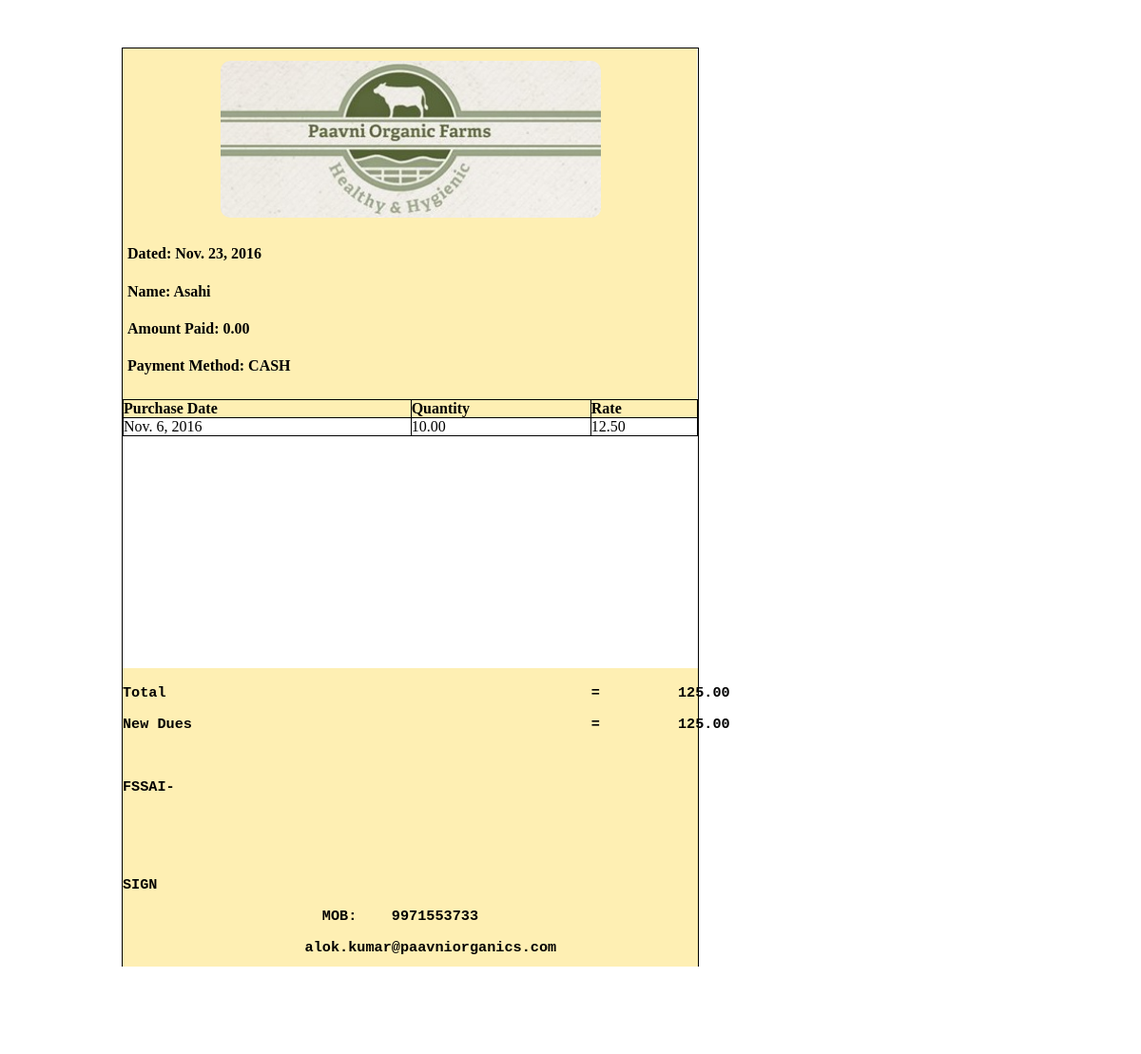
Screenshot of /invoicepage/invoice_detail/ with the database file from the repository.
### invoice/models.py (models this page shows, shortened)
class Invoice(models.Model):
    Customer_name = models.CharField(max_length = 50, null= False)
    Date = models.DateField(auto_now_add=True)
    Quantity = models.DecimalField(max_digits=7, decimal_places=2, default=0)
    Rate = models.DecimalField(max_digits=7, decimal_places=2, default=12.50)
    Dues = models.IntegerField(default=0)
    Amount_given = models.DecimalField(max_digits=7, decimal_places=2, default=0)
    Total_amt = models.DecimalField(max_digits=7, decimal_places=2, default=0)
    New_Dues = models.DecimalField(max_digits=7, decimal_places=2 ,default=0)
    Payment_Date = models.DateField(auto_now=False)
    Payment_methods = (
        ('CASH', 'Cash'),
        ('OTHERS', 'Others'),
    )
    Payment_details= models.CharField(max_length = 6,choices=Payment_methods, default='CASH')

### invoice/views.py (the view)
def invoice_detail(request):
    invoice_data = Invoice.objects.latest('id')
    return render(request,"invoice_details.html",{'invoice_data':invoice_data})

### templates/invoice_details.html (shortened to what this page needs)
{% load static %}
<head>
	<link type="text/css" href="{% static 'css/invoice.css' %}" rel="stylesheet">
</head>
<body>
<div class="container">
<div class="Name">
<div class="logo">
    <img src="{%static 'img/logo.jpg'%}" alt="logo">
</div>
<h4>Dated: {{invoice_data.Date}}</h4>
<h4>Name:  {{invoice_data.Customer_name}}</h4>
<h4>Amount Paid:   {{invoice_data.Amount_given}}</h4>
<h4>Payment Method:   {{invoice_data.Payment_details}}</h4>
</div>
<div class="panel">
<table>
  <tr>
    <th>Purchase Date</th>
    <th>Quantity</th>
    <th>Rate</th>
  </tr>
  <tr>
    <td>{{invoice_data.Payment_Date}}</td>
    <td>{{invoice_data.Quantity}}</td>
    <td>{{invoice_data.Rate}}</td>
  </tr>
</table>
</div>
<br>
<div class="total">
<pre><h3>Total                                                 =         {{invoice_data.Total_amt}}</h3></pre>
<pre><h3>New Dues                                              =         {{invoice_data.New_Dues}}</h3></pre>
<pre><h3>FSSAI-</h3></pre>
<br><br><br>
<pre><h3>SIGN</h3></pre>
<pre><h3>                       MOB:    9971553733</h3></pre>
<pre><h3>                     alok.kumar@paavniorganics.com</h3></pre>
</div>
</div>
<button onclick="myFunction()">Print this page</button>
</body>

### static_pro/our_static/css/invoice.css (style rules this page uses)
body { min-width: 1200px; }
.container { margin: 50px 120px; border: 1px solid black; width: 605px; }
.name { padding: 5px; width:594px; background: #FEEFB3 !important; }
button { margin-left: 500px; }
.total { margin: 226px 0 0 0; border-top: 1px solid #FEEFB3; width: 602px; padding-bottom:8px; padding-right:3px; background: #FEEFB3 !important; }
.logo { margin-left:90px; padding:8px; margin-right:0px; }
.logo img { width:400px; border-radius: 10px; }
.panel table { width: 100%; border-top:1px solid black; text-align: left; border-collapse: collapse; }
th,td { padding: 0; border:1px solid black; border-collapse: collapse; }
th { background-color: #FEEFB3 }

### rows the page displays
Invoice: Date "Nov. 23, 2016", Customer_name "Asahi", Amount_given "0.00", Payment_details "CASH", Payment_Date "Nov. 6, 2016", Quantity "10.00", Rate "12.50", Total_amt "125.00", New_Dues "125.00"
